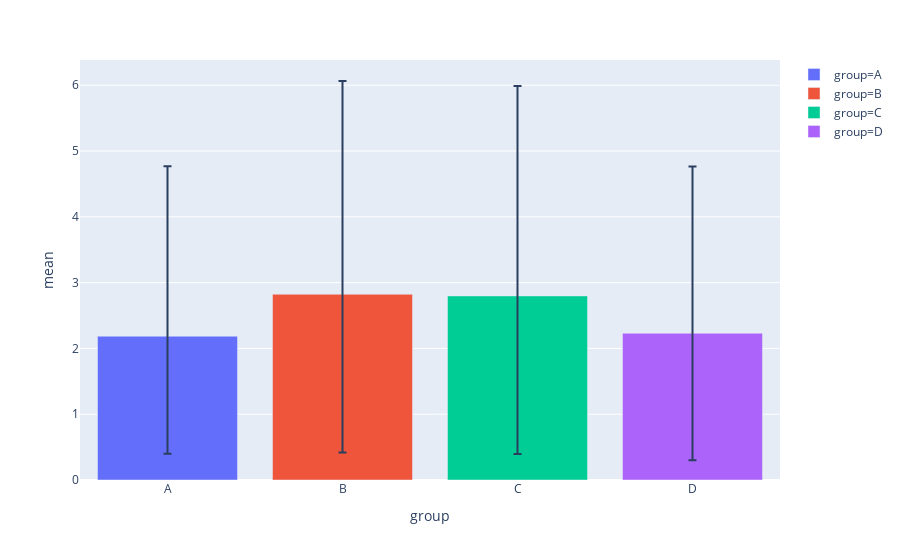

Source (notebook cell):
### Code cell
group_desc = data1.groupby("group")["y"].agg(["mean", "sem", "count"]).reset_index()
group_desc["df"] = group_desc["count"] - 1
group_desc["lower"] = group_desc["mean"] - scipy.stats.t.ppf(1 - 0.05 / 2, df = group_desc["df"]) * group_desc["sem"]
group_desc["upper"] = group_desc["mean"] + scipy.stats.t.ppf(1 - 0.05 / 2, df = group_desc["df"]) * group_desc["sem"]

# Plot
plotly.offline.iplot(
    plotly.express.bar(group_desc, x = "group", y = "mean", error_y_minus = "lower", error_y = "upper", color = "group")
)

### Figure 1 — Plotly figure (JSON) as saved in the notebook; plotly's stock layout.template omitted (floating-point values rounded to 4 significant figures)
{"data": [{"alignmentgroup": "True", "error_y": {"array": [2.585], "arrayminus": [1.787]}, "hoverlabel": {"namelength": 0}, "hovertemplate": "group=%{x}<br>mean=%{y}", "legendgroup": "group=A", "marker": {"color": "#636efa"}, "name": "group=A", "offsetgroup": "group=A", "orientation": "v", "showlegend": true, "textposition": "auto", "type": "bar", "x": ["A"], "xaxis": "x", "y": [2.186], "yaxis": "y"}, {"alignmentgroup": "True", "error_y": {"array": [3.242], "arrayminus": [2.405]}, "hoverlabel": {"namelength": 0}, "hovertemplate": "group=%{x}<br>mean=%{y}", "legendgroup": "group=B", "marker": {"color": "#EF553B"}, "name": "group=B", "offsetgroup": "group=B", "orientation": "v", "showlegend": true, "textposition": "auto", "type": "bar", "x": ["B"], "xaxis": "x", "y": [2.823], "yaxis": "y"}, {"alignmentgroup": "True", "error_y": {"array": [3.193], "arrayminus": [2.402]}, "hoverlabel": {"namelength": 0}, "hovertemplate": "group=%{x}<br>mean=%{y}", "legendgroup": "group=C", "marker": {"color": "#00cc96"}, "name": "group=C", "offsetgroup": "group=C", "orientation": "v", "showlegend": true, "textposition": "auto", "type": "bar", "x": ["C"], "xaxis": "x", "y": [2.797], "yaxis": "y"}, {"alignmentgroup": "True", "error_y": {"array": [2.533], "arrayminus": [1.929]}, "hoverlabel": {"namelength": 0}, "hovertemplate": "group=%{x}<br>mean=%{y}", "legendgroup": "group=D", "marker": {"color": "#ab63fa"}, "name": "group=D", "offsetgroup": "group=D", "orientation": "v", "showlegend": true, "textposition": "auto", "type": "bar", "x": ["D"], "xaxis": "x", "y": [2.231], "yaxis": "y"}], "layout": {"barmode": "relative", "legend": {"tracegroupgap": 0}, "margin": {"t": 60}, "xaxis": {"anchor": "y", "categoryarray": ["A", "B", "C", "D"], "categoryorder": "array", "domain": [0, 1], "title": {"text": "group"}}, "yaxis": {"anchor": "x", "domain": [0, 1], "title": {"text": "mean"}}}}
